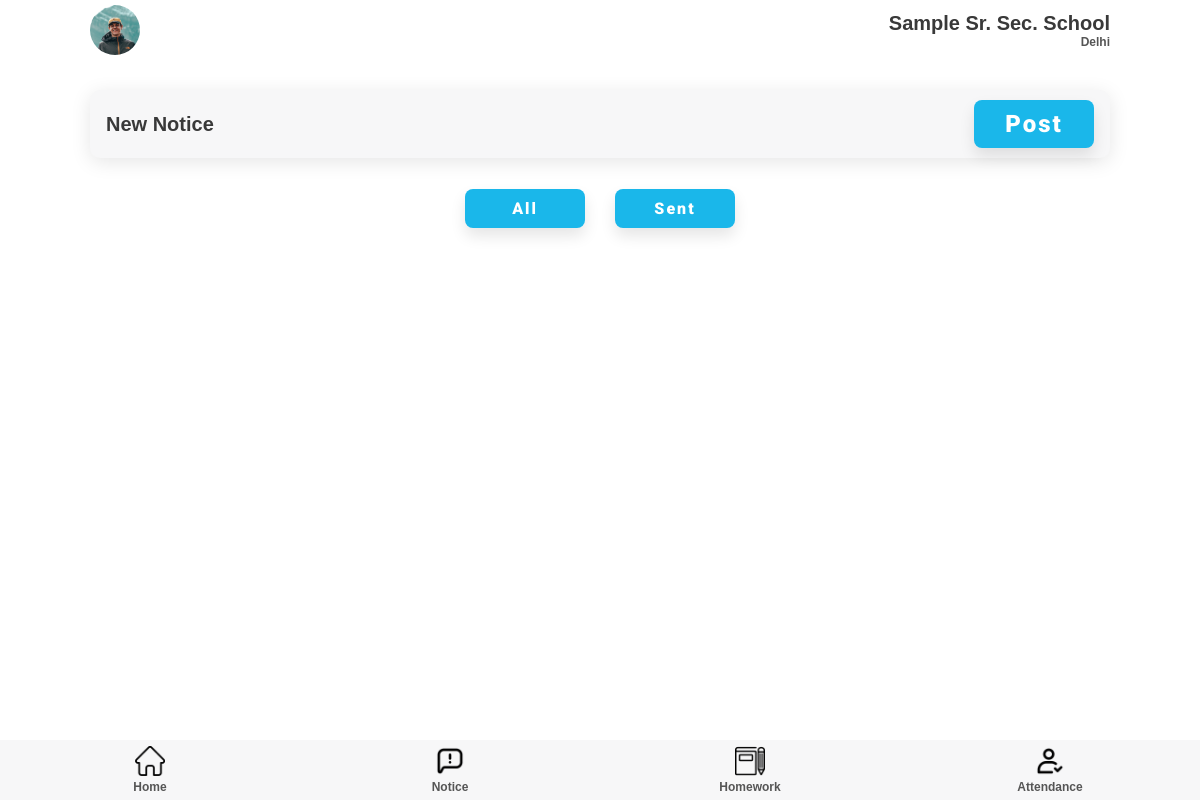
The app's page /notice/teacher/all (signed in), older data.
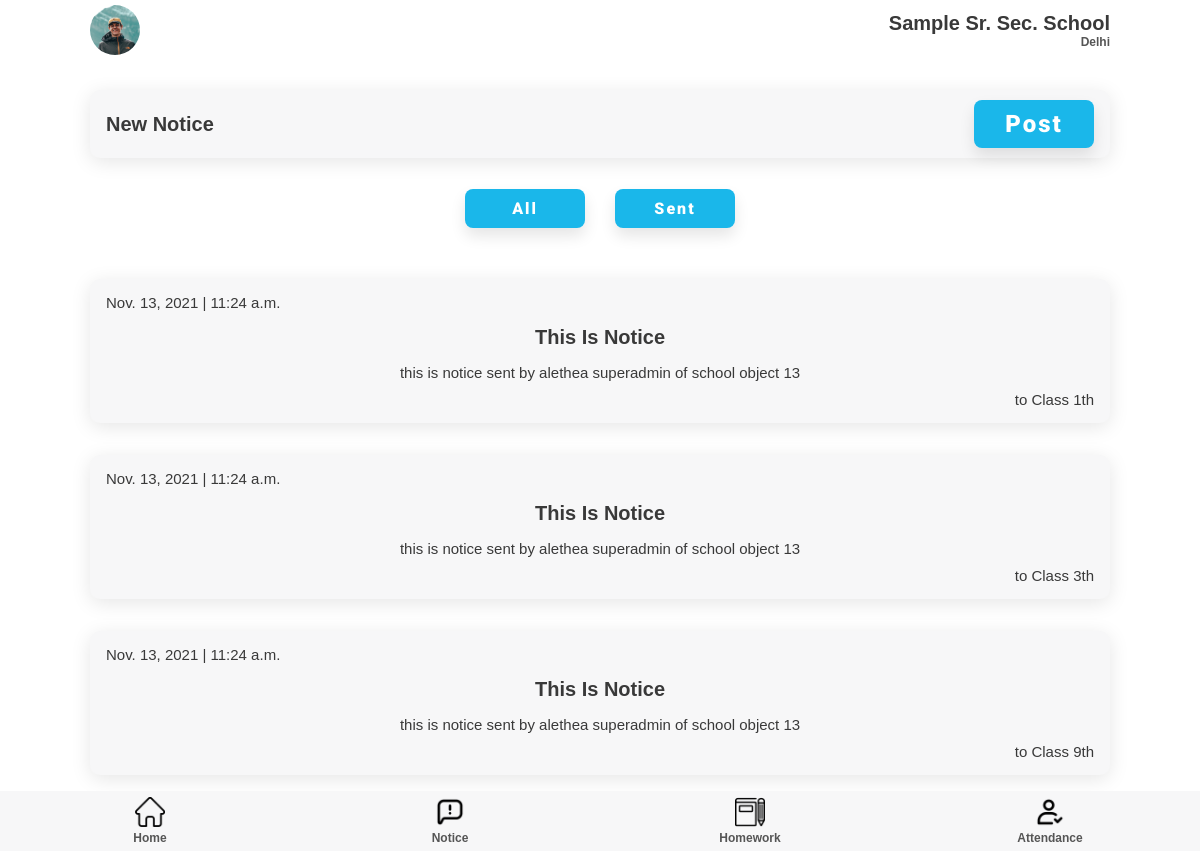
The same page, newer data.
### notice/models.py (models this page shows)
class receiver(models.Model):
        note = models.ForeignKey(notice, on_delete=models.CASCADE)
        receiver = models.ForeignKey(classSection, on_delete=models.CASCADE)
        posted_by = models.ForeignKey(User, on_delete=models.CASCADE)

class notice(models.Model):
        topic = models.CharField(max_length=200)
        desc = models.CharField(max_length=2000)
        date = models.DateTimeField(auto_now=True)

### teacher/models.py (models this page shows)
class classSection(models.Model):
    Class = models.IntegerField()
    section = models.CharField(max_length=50)
    teacher = models.OneToOneField(teacher, on_delete=models.PROTECT)

### notice/views.py (the view)
# urls.py: path('teacher/<str:category>', views.teacherNotice, name='teacherNotice'),
def teacherNotice(request, category):
    receivers = receiver.objects.filter(posted_by = request.user)
    return render(request, 'addNotice.html', {'receivers': receivers})

### templates/teacher/addNotice.html
{% extends 'attendance.html' %}
{% load static %}
{% block extra-head %}
    <link rel="stylesheet" href="{% static '/css/style.css' %}" />
    <link rel="stylesheet" href="{% static '/css/attendance.css' %}" />
    <link rel="stylesheet" href="{% static '/css/notice.css' %}" />
{% endblock extra-head %}
{% block content %}
<section id="main">
      <section id="start-att">
        <div class="component-back">
          <div>
            <h2>New Notice</h2>
          </div>
          <a href="{% url 'notice:createNotice' %}"
            ><button class="btn btn-lg">Post</button></a
          >
        </div>
      </section>
      <section class="notice-toggle">
        <div class="notice-buttons">
          <button class="btn btn-md">All</button>
          <button class="btn btn-md">Sent</button>
        </div>
      </section>
      <section id="home-menu">
        <div class="home-menu">
          {% for receiver in receivers %}
          <div class="menu-list notice-list">
            <p>{{ receiver.note.date.date }} | {{ receiver.note.date.time }}</p>
            <h2>{{ receiver.note.topic }}</h2>
            <p>
              {{ receiver.note.desc }}
            </p>
            <p>to Class {{ receiver.receiver.Class }}th</p>
          </div>
          {% endfor %}
        </div>
      </section>
</section>
{% endblock content %}

### templates/teacher/attendance.html (shortened to what this page needs)
{% extends 'home.html' %} {% load static %}  {% block nav %}
<section id="nav">
  <nav class="top-navbar">
    <div class="profile-picture">
      <img src="{% static '/img/profile.jpg' %}" />
    </div>
    <div class="school-name">
      <h2>Sample Sr. Sec. School</h2>
      <h5 class="faded">Delhi</h5>
    </div>
  </nav>
</section>
{% endblock nav %}

### templates/teacher/home.html (shortened to what this page needs)
{% load static %}
<!DOCTYPE html>
<html lang="en">
  {% block head %}
  <head>
    <link
      rel="stylesheet"
      href="https://cdnjs.cloudflare.com/ajax/libs/font-awesome/6.0.0-beta2/css/all.min.css"
    />
    <link rel="stylesheet" href="{% static 'css/style.css' %}" />
    {% block extra-head %}{% endblock extra-head %}
  </head>
  {% endblock head %}
  <body>
    <section id="main">
      {% block nav %}{% endblock nav %}
    {% block content %}{% endblock content %}
      {% block nav-bottom %}
      <section id="bottom-nav">
        <nav class="bottom-navbar">
          <div class="nav-links">
            <div class="nav-button">
              <a href="{% url 'teacher:teacherhome' %}">
                <img src="{% static '/img/home.png' %}" />
                <h5 class="faded">Home</h5>
              </a>
            </div>
            <div class="nav-button">
              <a href="{% url 'notice:teacherNotice' "all" %}">
                <img src="{% static '/img/notice.png' %}" />
                <h5 class="faded">Notice</h5>
              </a>
            </div>
            <div class="nav-button">
              <a href="{% url 'homework:homeworkTeacher' %}">
                <img src="{% static 'img/homework.png' %}" />
                <h5 class="faded">Homework</h5>
              </a>
            </div>
            <div class="nav-button">
              <a href="{% url 'attendance:attendance' %}">
                <img src="{% static '/img/check.png' %}" />
                <h5 class="faded">Attendance</h5>
              </a>
            </div>
          </div>
        </nav>
      </section>
      {% endblock nav-bottom %}
    </section>
  </body>
</html>

### static/css/style.css (style rules this page uses)
:root { --dark-green: #1ab7ea; --light-green: #9cdabd; --dark-red: #fb3f4a; --light-red: #fb878e; --light-red: #2196f3; --light-grey: #f7f7f8; --dark-grey: #e7e7e8; --dark: #393939; --faded: #555555; --center-width: 85%; }
* { box-sizing: border-box; margin: 0; padding: 0; }
body { font-family: "Arial", sans-serif; -webkit-font-smoothing: antialiased; }
a { text-decoration: none; }
* { margin: 0; padding: 0; }
#main { margin: auto; margin-bottom: 60px; width: 100%; background-color: #fff; }
#nav { margin-bottom: 30px; }
.top-navbar { margin: auto; display: flex; justify-content: space-between; align-items: center; align-content: center; height: 60px; width: var(--center-width); }
.profile-picture { height: 50px; width: 50px; }
.profile-picture img { height: 100%; width: 100%; border-radius: 50px; object-fit: cover; }
.school-name { display: flex; flex-direction: column; align-items: flex-end; }
.home-menu, .goto { margin: 35px auto 0; width: var(--center-width); display: flex; flex-direction: column; justify-content: space-between; }
.menu-list, .component-back { background-color: var(--light-grey); border-radius: 10px; display: flex; justify-content: space-between; align-items: center; margin: 1em 0; padding: 10px 16px; transition: all 0.5s ease 0s; box-shadow: 0px 4px 20px rgba(0, 0, 0, 0.1); }
.bottom-navbar { margin: auto; position: fixed; bottom: 0; background-color: var(--light-grey); height: 60px; width: 100%; }
.nav-links { margin: auto; width: var(--center-width); display: flex; justify-content: space-between; width: 100%; }
.nav-button { height: 60px; width: 25%; display: flex; flex-direction: column; justify-content: space-around; align-items: center; transition: all 0.3s ease-in-out 0.1s; }
.nav-button > a { width: 100%; text-align: center; }
.nav-button img { height: 30px; }
.btn { display: inline-block; background: var(--dark-green); color: #fff; padding: 10px 15px; min-width: 120px; font-size: 1rem; text-align: center; border: none; cursor: pointer; outline: none; box-shadow: 0px 8px 15px rgba(0, 0, 0, 0.1); transition: all 0.3s ease 0s; border-radius: 8px; letter-spacing: 2px; font-family: "Roboto", sans-serif; font-weight: 900; }
.btn-lg { font-size: 1.5rem; }
.btn-md { font-size: 1rem; }
p { color: var(--dark); font-size: 15px; font-weight: 300; }
h2 { color: var(--dark); text-transform: capitalize; font-size: 20px; font-weight: 600; }
h5 { color: var(--dark); font-size: 12px; font-weight: 600; }
.faded { color: var(--faded); }

### static/css/attendance.css (style rules this page uses)
#start-att { width: 85%; margin: auto; }

### static/css/notice.css (style rules this page uses)
.notice-list { flex-direction: column; }
.notice-list > p:nth-child(1) { align-self: baseline; }
.notice-list > p:nth-child(4) { align-self: end; }
.notice-list > * { margin: 5px 0px; }
.notice-list h2 { margin: 10px 0; }
.notice-toggle { margin: auto; }
.notice-buttons { display: flex; justify-content: center; }
.notice-toggle .notice-buttons .btn { margin: 15px 15px 0 15px; }

Row changes from the older to the newer data that the page shows:
added receiver: note "Nov. 13, 2021", note.date.time "11:24 a.m.", note.topic "This Is Notice", note.desc "this is notice sent by alethea superadmin of school object 13", receiver.Class "1"
added receiver: note "Nov. 13, 2021", note.date.time "11:24 a.m.", note.topic "This Is Notice", note.desc "this is notice sent by alethea superadmin of school object 13", receiver.Class "3"
added receiver: note "Nov. 13, 2021", note.date.time "11:24 a.m.", note.topic "This Is Notice", note.desc "this is notice sent by alethea superadmin of school object 13", receiver.Class "9"
